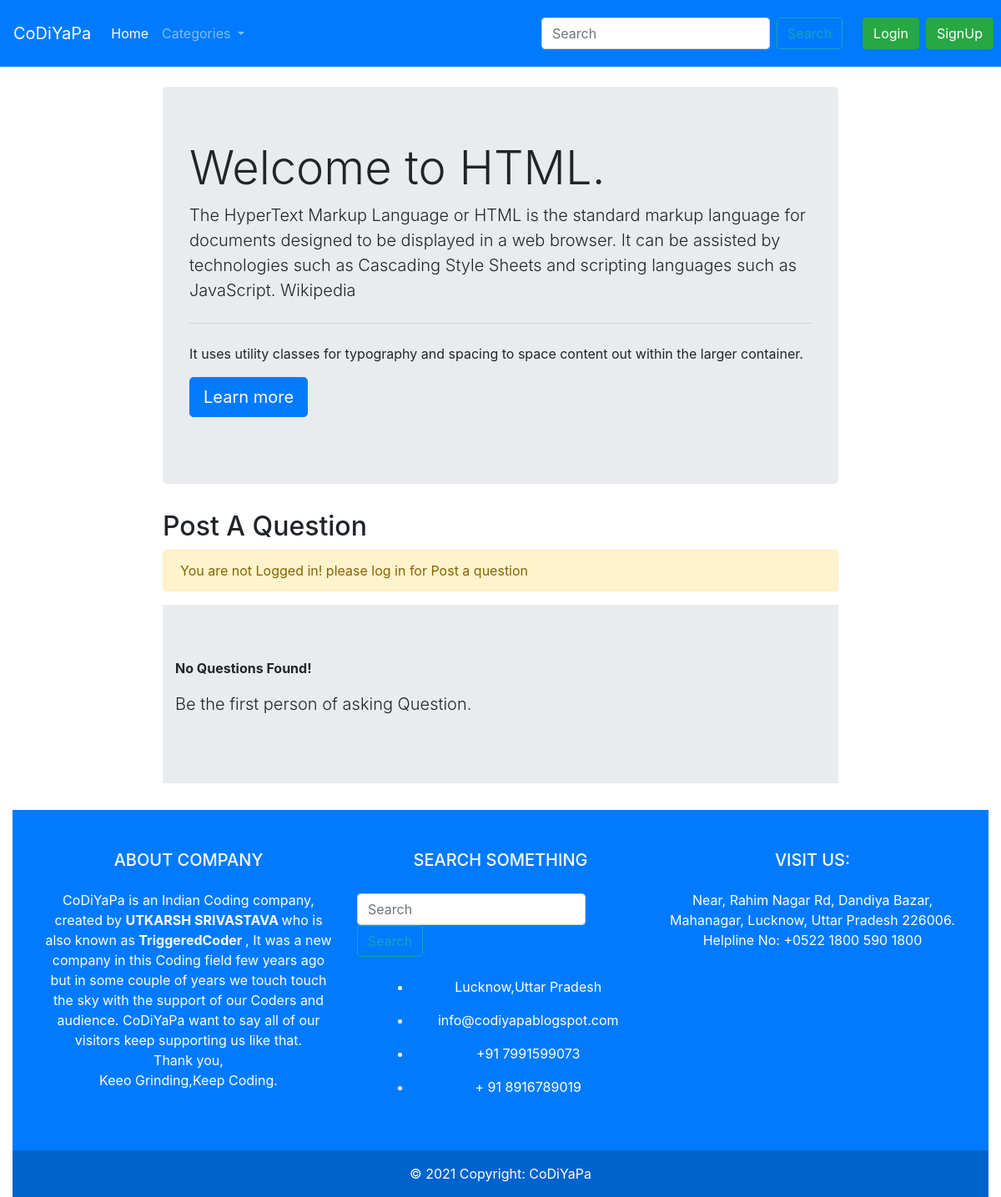
The app's page /threadlist.php?catid=6 with its own data.
### tables this page shows
CREATE TABLE `categories` (
  `categorie_id` int(11) NOT NULL,
  `categorie_name` varchar(255) NOT NULL,
  `categorie_description` varchar(255) NOT NULL,
  `create_time` datetime NOT NULL DEFAULT current_timestamp()
);

### threadlist.php (the view, shortened to what this page needs)
<!doctype html>
<html lang="en">
  <head>
    <link rel="stylesheet" href="https://cdn.jsdelivr.net/npm/bootstrap@4.0.0/dist/css/bootstrap.min.css">
  </head>
  <body>
   <?php
   include '_dbconnect.php';
   ?>
   <?php require '_header.php';?>
<?php
$id=$_GET['catid'];
$sql="SELECT * FROM `categories` WHERE `categorie_id`= '$id'";
$result=mysqli_query($conn,$sql);
while ($row=mysqli_fetch_assoc($result)) {
  $catdesc=$row['categorie_description'];
  $catname=$row['categorie_name'];
  echo '<div class="container my-4" style="min-height:40%; width:70%; ">
  <div class="jumbotron">
 <h1 class="display-4">Welcome to '.$catname.'.</h1>
    <p class="lead">'.$catdesc.'</p>
    <hr class="my-4">
    <p>It uses utility classes for typography and spacing to space content out within the larger container.</p>
    <p class="lead">
      <a class="btn btn-primary btn-lg" href="#" role="button">Learn more</a>
    </p>
  </div>
  </div>';
}
?>
<?php
  if (isset($_SESSION['loggedin']) && $_SESSION['loggedin']==true) {
echo'<div class="container"style="min-height:50%; width:70%; ">
<h2>Post A Question</h2>
<form action="'. $_SERVER['REQUEST_URI'].'" method="post">
  <div class="form-group">
    <label for="exampleInputEmail1">Problem/Question</label>
    <input type="text" class="form-control" id="exampleInputEmail1" aria-describedby="emailHelp" placeholder="" name="title">
    <input type="hidden" name="sno" value="'.$_SESSION['sno'].'"
    <small id="emailHelp" class="form-text text-muted">make sure you enter a short problem text</small>
    </div>
    <div class="form-group">
    <div class="input-group mb-3">
  <div class="custom-file">
    <input type="file" class="custom-file-input" id="inputGroupFile02" name="img">
    <label class="custom-file-label" for="inputGroupFile02">Choose file</label>
  </div>
  <div class="input-group-append">
  <button type="submit" class="btn btn-primary">Upload</button>
  </div>
</div>
  <label for="exampleFormControlTextarea1">Describe your Question and trouble</label>
  <textarea class="form-control" id="desc" name="desc" rows="3"></textarea>
</div>
<button type="submit" class="btn btn-primary">Submit</button>
</form>
</div>
<script src="ckeditor/ckeditor.js"></script>
<script src="ckfinder/ckfinder.js"></script>
<script>
var desc=CKEDITOR.replace("desc");
CKFINDER.setupCKEditor(desc);
</script>';
}
else {
  echo'<div class="container"style="min-height:50%; width:70%; ">
  <h2>Post A Question</h2>
  <div class="alert alert-warning" role="alert">
  You are not Logged in! please log in for Post a question
</div>
</div>';
}
?>
<?php
$noresult=true;
if($noresult){
  echo '
  <div class="container"style="min-height:40%; width:70%; " >
  <div class="jumbotron jumbotron-fluid">
  <div class="container">
    <p><b>No Questions Found!</b></p>
    <p class="lead">Be the first person of asking Question.</p>
  </div>
</div>
</div>';
}
?>
<?php
    include '_footer.php';
   ?>
  </body>
</html>

### records on screen
categories: categorie_name "HTML", categorie_description "The HyperText Markup Language or HTML is the standard markup language for documents designed to be displayed in a web browser. It can be assisted by technologies such as Cascading Style Sheets and scripting languages such as JavaScript. Wikipedia"
